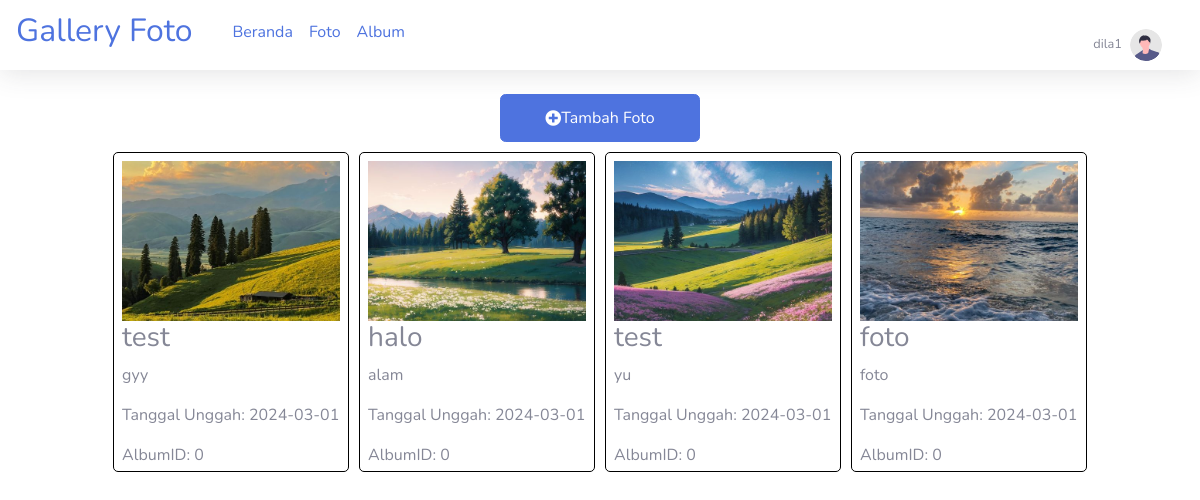
The app's page /admin/datafoto.php (signed in) with its own data.
### tables this page shows
CREATE TABLE `foto` (
  `FotoID` int(11) NOT NULL,
  `JudulFoto` varchar(255) NOT NULL,
  `DeskripsiFoto` text NOT NULL,
  `TanggalUnggah` date NOT NULL,
  `LokasiFile` varchar(255) NOT NULL,
  `AlbumID` int(11) NOT NULL,
  `UserID` int(11) NOT NULL,
  `created_at` timestamp NOT NULL DEFAULT current_timestamp() ON UPDATE current_timestamp()
);

### admin/datafoto.php (the view, shortened to what this page needs)
<?php
include "../koneksi.php";
function ambilSemuaFoto() {
    global $conn;
    $query = "SELECT * FROM foto";
    $result = mysqli_query($conn, $query);
    $data = mysqli_fetch_all($result, MYSQLI_ASSOC);
    return $data;
}
$datasfoto = ambilSemuaFoto();
?>
<!DOCTYPE html>
<html lang="en">
<head>
    <link href="../vendor/fontawesome-free/css/all.min.css" rel="stylesheet" type="text/css">
    <link href="../css/sb-admin-2.min.css" rel="stylesheet">
</head>
        <div id="content-wrapper" class="d-flex flex-column">
            <div id="content">
                <nav class="navbar navbar-expand navbar-light bg-white topbar mb-4 static-top shadow">
                <h2 class="gallery-title text-primary">Gallery Foto</h2>
                <ul style='display:flex;gap:1em;list-style:none;align-items:center;top:5px;position:relative'>
                    <li class="nav-item">
                        <a href='admin.php'>Beranda</a>
                    </li>
                    <li class="nav-item">
                        <a href='datafoto.php'>Foto</a>
                    </li>
                    <li class="nav-item">
                        <a href='album.php?userid='>Album</a>
                    </li>
                </ul>
                    <ul class="navbar-nav ml-auto">
                        <li class="nav-item dropdown no-arrow">
                            <a class="nav-link dropdown-toggle" href="#" id="userDropdown" role="button"
                                data-toggle="dropdown" aria-haspopup="true" aria-expanded="false">
                                <span class="mr-2 d-none d-lg-inline text-gray-600 small"><?= $_SESSION['username']  ?></span>
                                <img class="img-profile rounded-circle"
                                    src="../img/undraw_profile.svg">
                            </a>
                        </li>
                    </ul>
                </nav>
                <a href="" class="btn btn-primary" style='height:3em;width:200px;display:flex;justify-content:center;align-items:center;margin:0px auto;' data-toggle="modal" data-target="#tambahFotoModal">
    <i class="fas fa-plus-circle"></i> Tambah Foto
</a>
                <div class="gallery" >
            <?php
             foreach ($datasfoto as $datafoto) :
                if($datafoto["UserID"] == $_SESSION["UserID"]){
            ?>
                <div class="gallery-item">
                    <img style="height:10em;object-fit:cover" src="../img/<?= $datafoto['LokasiFile'] ?>" alt="<?= $datafoto['JudulFoto'] ?>">
                    <div class="dropdown">
        <span class="dropdown-icon" onclick="toggleDropdown(this)">&#8942;</span>
    </div>
                    <div class="caption">
                        <h3><?= $datafoto['JudulFoto'] ?></h3>
                        <p><?= $datafoto['DeskripsiFoto'] ?></p>
                        <p>Tanggal Unggah: <?= $datafoto['TanggalUnggah'] ?></p>
                        <p>AlbumID: <?= $datafoto['AlbumID'] ?></p>
                    </div>
                </div>
            <?php } ?>
            <?php endforeach; ?>
        </div>
    </div>
</body>
</html>

### admin/datafoto.php (style rules this page uses)
.gallery { display: grid; grid-template-columns: repeat(auto-fit, minmax(20%, 10%)); gap: 1em; padding: 10px; columns: 4; justify-content: center; column-gap: 10px; }
.gallery-item { position: relative; border: 1px solid #000; border-radius: 5px; height:20em; overflow: hidden; padding: 8px; }
.gallery-item img { width: 100%; height: auto; display: block; }
.dropdown { position: absolute; top: 10px; right: 10px; }
.dropdown-icon { cursor: default; font-size: 24px; }

### records on screen
foto: LokasiFile+JudulFoto (picture), JudulFoto "test", DeskripsiFoto "gyy", TanggalUnggah "2024-03-01", AlbumID "0"
foto: LokasiFile (picture), JudulFoto "halo", DeskripsiFoto "alam", TanggalUnggah "2024-03-01", AlbumID "0"
foto: LokasiFile+JudulFoto (picture), JudulFoto "test", DeskripsiFoto "yu", TanggalUnggah "2024-03-01", AlbumID "0"
foto: LokasiFile (picture), JudulFoto "foto", DeskripsiFoto "foto", TanggalUnggah "2024-03-01", AlbumID "0"

### other values on screen
$_SESSION['username'] "dila1"
